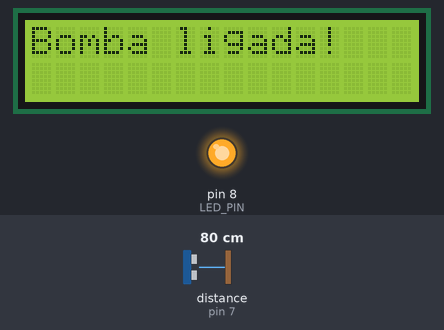
Simulated run of this sketch. Board: Arduino Uno, built with avr-gcc and run on an emulated ATmega328P. Parts: 16×2 character LCD, output pins drawn as LEDs (lit = HIGH). Inputs (shaded band) come from the test bench; at power-on: distance to the obstacle (sensor on pin 7) 80 cm. The echo pulse lasts 58.3 µs per cm.

Above: at 2.7 s.
2.8 s: distance to the obstacle (sensor on pin 7) set to 12 cm
At 4.7 s:
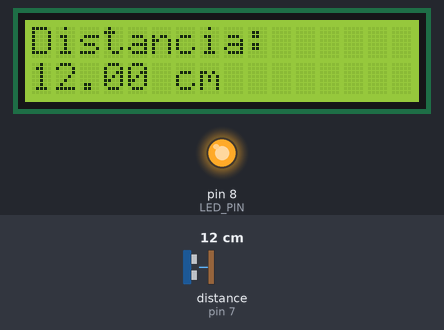
5.3 s: distance to the obstacle (sensor on pin 7) set to 9 cm
At 6.9 s:
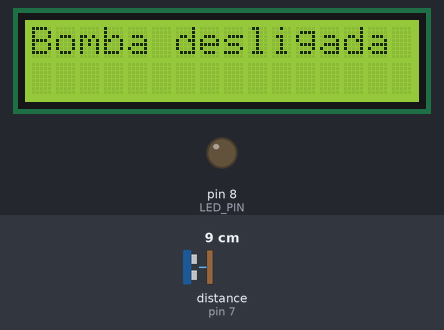
8.3 s: distance to the obstacle (sensor on pin 7) set to 2 cm
At 9.9 s:
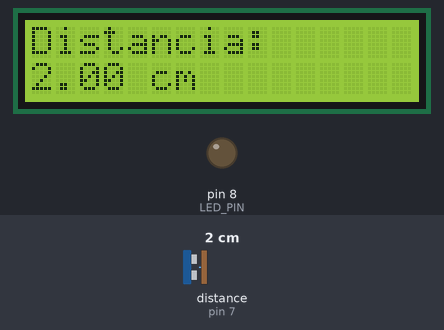
Timing chart, 0 to 11.4 s (numbered marks = the images above; inputs shaded):
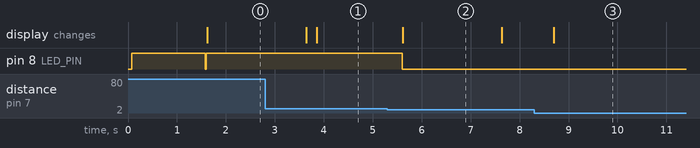

The sketch:

WaterLevelController.ino
```cpp
#include <HCSR04.h>              // Biblioteca para o sensor ultrassônico HC-SR04
#include <Wire.h>                // Biblioteca para comunicação I2C
#include <LiquidCrystal_I2C.h>   // Biblioteca para o display LCD I2C

// -------------------- Definição de pinos --------------------
const byte TRIGGER_PIN = 6;      // Pino de saída (trigger) do sensor ultrassônico
const byte ECHO_PIN = 7;         // Pino de entrada (echo) do sensor ultrassônico
const int LED_PIN = 8;           // Pino do LED (representa a bomba d’água)

// -------------------- Criação dos objetos --------------------
UltraSonicDistanceSensor distanceSensor(TRIGGER_PIN, ECHO_PIN); // Objeto do sensor
LiquidCrystal_I2C lcd(0x27, 16, 2);                             // Endereço e tamanho do LCD (16 colunas, 2 linhas)

// -------------------------------------------------------------
// Função de configuração - executa apenas uma vez ao iniciar
// -------------------------------------------------------------
void setup() {
  pinMode(LED_PIN, OUTPUT);  // Define o pino do LED como saída

  // Inicializa o display LCD
  lcd.init();
  lcd.backlight();           // Liga a luz de fundo do display

  // Mensagem de inicialização
  lcd.setCursor(0, 0);
  lcd.print("Sensor iniciado");

  // Pisca o LED para indicar que o sistema está pronto
  digitalWrite(LED_PIN, HIGH);
  delay(1500);
  digitalWrite(LED_PIN, LOW);

  lcd.clear(); // Limpa o display
}

// -------------------------------------------------------------
// Função principal - executa continuamente
// -------------------------------------------------------------
void loop() {
  bool bombaLigada = false;   // Variável para controlar o estado da bomba

  // Mede a distância em centímetros
  float distancia = distanceSensor.measureDistanceCm();

  lcd.clear();
  lcd.setCursor(0, 0);
  lcd.print("Distancia:");

  lcd.setCursor(0, 1);

  // Verifica se houve erro de leitura
  if (distancia <= 0.0) {
    lcd.print("Erro de leitura!");
  } else {
    // Enquanto o nível estiver acima de 10 cm, mantém a bomba ligada
    while (distancia > 10.0) {
      if (!bombaLigada) {
        digitalWrite(LED_PIN, HIGH);  // Liga o LED (bomba ligada)
        bombaLigada = true;
        lcd.clear();
        lcd.setCursor(0, 0);
        lcd.print("Bomba ligada!");
        delay(2000);
        lcd.clear();
      }

      // Mostra a distância atual no LCD
      lcd.setCursor(0, 0);
      lcd.print("Distancia:");
      lcd.setCursor(0, 1);
      lcd.print(distancia, 2);  // Mostra duas casas decimais
      lcd.print(" cm");

      // Atualiza a medição a cada 200 ms
      distancia = distanceSensor.measureDistanceCm();
      delay(200);
    }

    // Quando a distância for menor ou igual a 10 cm, desliga a bomba
    if (bombaLigada) {
      digitalWrite(LED_PIN, LOW);
      bombaLigada = false;
      lcd.clear();
      lcd.setCursor(0, 0);
      lcd.print("Bomba desligada");
      delay(2000);
      lcd.clear();
    }

    // Exibe a distância final
    lcd.setCursor(0, 0);
    lcd.print("Distancia:");
    lcd.setCursor(0, 1);
    lcd.print(distancia, 2);
    lcd.print(" cm");
  }

  delay(500); // Espera antes da próxima leitura
}
```

Measured:
- the behaviour switches between 11 and 10 cm on distance to the obstacle (sensor on pin 7) (found by bisection; images 1 and 2)
- after the input at 2.8 s, the display: first differs from a run without the input after 1.1 s (image 1)
- after the input at 5.3 s, pin 8 (LED_PIN): HIGH → LOW after 0.30 s; the display: changes after 0.32 s (image 2)
- after the input at 8.3 s, the display: changes after 0.40 s (image 3)
- what the display in image 2 shows lasts 2.0 s, from 5.6 s to 7.6 s
